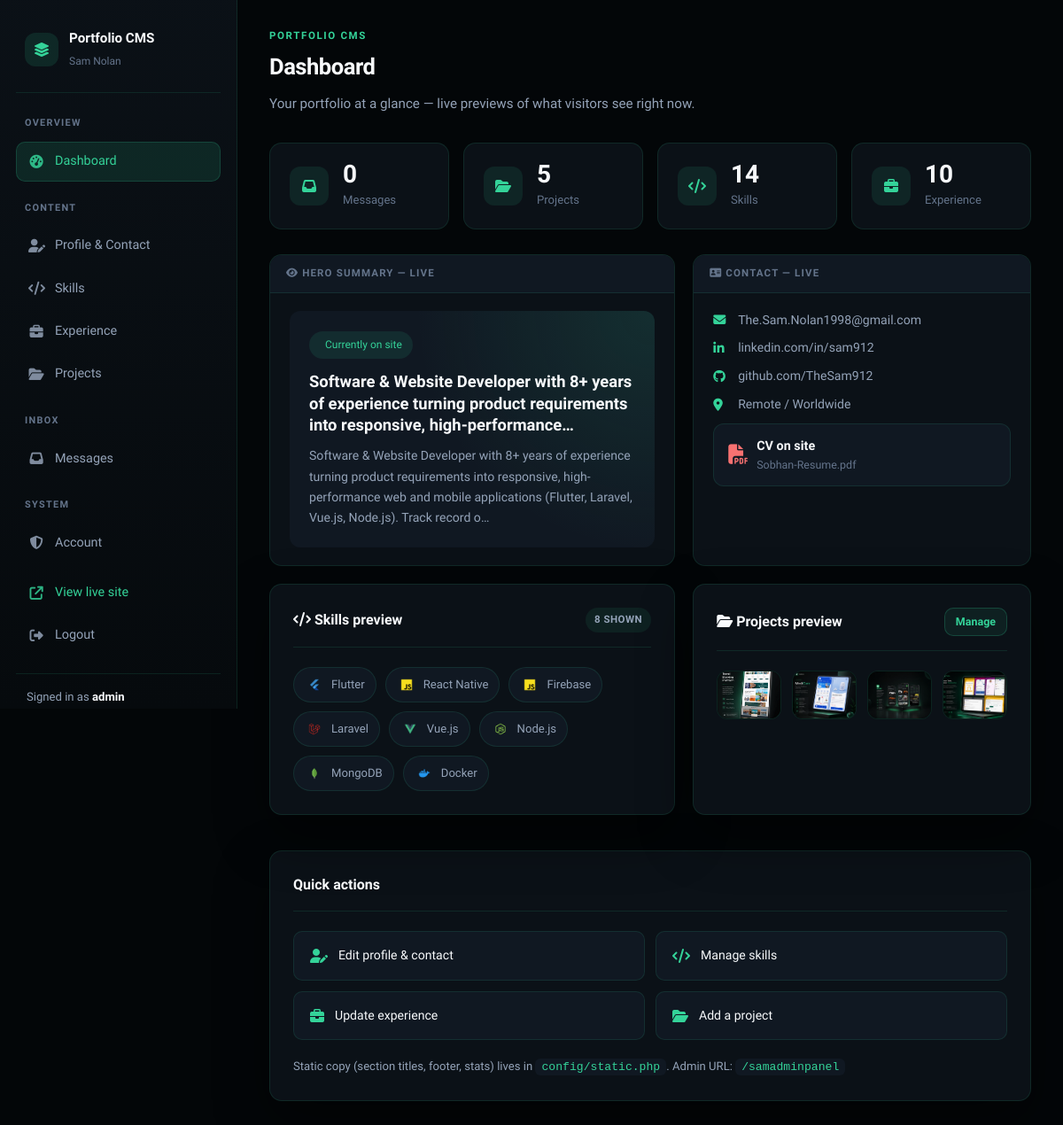
The page /admin/index.php (signed in) on the database as committed earlier.
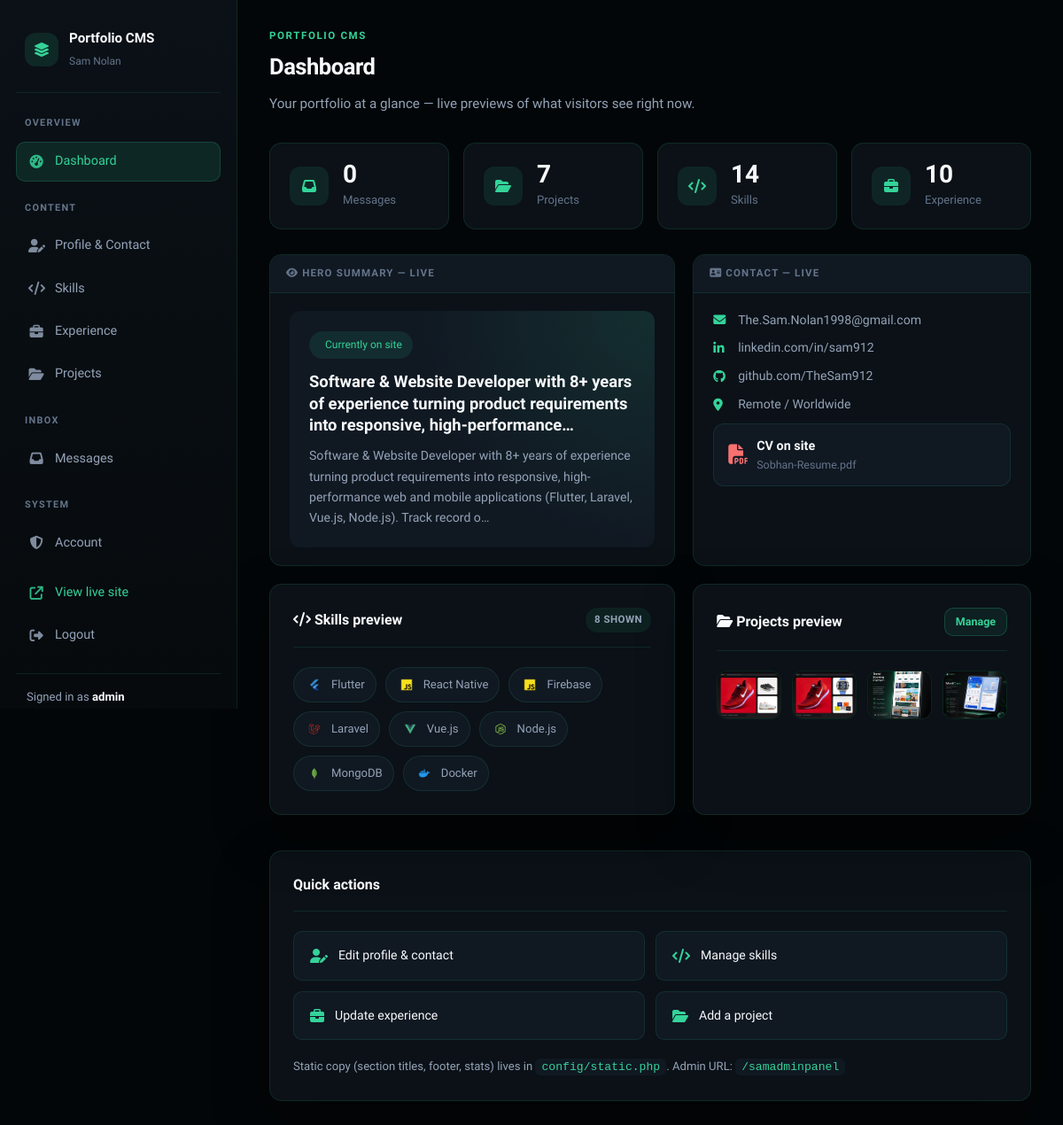
The same page on the database as committed later.
### tables this page shows
CREATE TABLE IF NOT EXISTS skills (
    id            INT UNSIGNED AUTO_INCREMENT PRIMARY KEY,
    name          VARCHAR(100)  NOT NULL,
    icon_path     VARCHAR(512)  NOT NULL,
    sort_order    INT           NOT NULL DEFAULT 0,
    is_published  TINYINT(1)    NOT NULL DEFAULT 1,
    INDEX idx_skills_published_sort (is_published, sort_order)
);

CREATE TABLE IF NOT EXISTS projects (
    id            INT UNSIGNED AUTO_INCREMENT PRIMARY KEY,
    title         VARCHAR(255)  NOT NULL,
    slug          VARCHAR(255)  NOT NULL,
    description   TEXT          NULL,
    image_path    VARCHAR(512)  NOT NULL,
    project_url   VARCHAR(512)  NULL,
    sort_order    INT           NOT NULL DEFAULT 0,
    is_published  TINYINT(1)    NOT NULL DEFAULT 1,
    created_at    TIMESTAMP     NOT NULL DEFAULT CURRENT_TIMESTAMP,
    updated_at    TIMESTAMP     NOT NULL DEFAULT CURRENT_TIMESTAMP ON UPDATE CURRENT_TIMESTAMP,
    UNIQUE KEY uniq_projects_slug (slug),
    INDEX idx_projects_published_sort (is_published, sort_order)
);

### admin/views/dashboard.php (the view, shortened to what the rows shown need)
<?php
require __DIR__ . '/partials/page-header.php';
?>
<div class="stats-row">
    <div class="stat-card">
        <div class="stat-card__icon"><i class="fa-solid fa-inbox"></i></div>
        <div>
            <strong><?= (int) $counts['messages']; ?></strong>
            <span>Messages</span>
        </div>
    </div>
    <div class="stat-card">
        <div class="stat-card__icon"><i class="fa-solid fa-folder-open"></i></div>
        <div>
            <strong><?= (int) $counts['projects']; ?></strong>
            <span>Projects</span>
        </div>
    </div>
    <div class="stat-card">
        <div class="stat-card__icon"><i class="fa-solid fa-code"></i></div>
        <div>
            <strong><?= (int) $counts['skills']; ?></strong>
            <span>Skills</span>
        </div>
    </div>
    <div class="stat-card">
        <div class="stat-card__icon"><i class="fa-solid fa-briefcase"></i></div>
        <div>
            <strong><?= (int) $counts['experiences']; ?></strong>
            <span>Experience</span>
        </div>
    </div>
</div>
<div class="preview-row">
    <div class="preview-card">
        <div class="preview-card__label"><i class="fa-solid fa-eye"></i> Hero summary — live</div>
        <div class="preview-card__body">
            <div class="preview-hero">
                <span class="pill"><i class="fa-solid fa-sparkles"></i> Currently on site</span>
                <h3><?= e(admin_excerpt($profile['short_summary'] ?? '', 120) ?: 'No short summary set yet.'); ?></h3>
                <p><?= e(admin_excerpt($profile['about_summary'] ?? '', 200) ?: 'Add your about bio in Profile & Contact.'); ?></p>
            </div>
        </div>
    </div>
    <div class="preview-card">
        <div class="preview-card__label"><i class="fa-solid fa-address-card"></i> Contact — live</div>
        <div class="preview-card__body">
            <div class="preview-contact">
                <?php if (!empty($profile['contact_email'])): ?>
                    <span><i class="fa-solid fa-envelope"></i> <?= e($profile['contact_email']); ?></span>
                <?php endif; ?>
                <?php if (!empty($profile['contact_linkedin_text'])): ?>
                    <span><i class="fa-brands fa-linkedin-in"></i> <?= e($profile['contact_linkedin_text']); ?></span>
                <?php endif; ?>
                <?php if (!empty($profile['contact_github_text'])): ?>
                    <span><i class="fa-brands fa-github"></i> <?= e($profile['contact_github_text']); ?></span>
                <?php endif; ?>
                <?php if (!empty($profile['contact_location'])): ?>
                    <span><i class="fa-solid fa-location-dot"></i> <?= e($profile['contact_location']); ?></span>
                <?php endif; ?>
                <?php if (!empty($profile['resume_file'])): ?>
                    <div class="preview-cv">
                        <i class="fa-solid fa-file-pdf"></i>
                        <div>
                            <strong>CV on site</strong>
                            <span><?= e(basename($profile['resume_file'])); ?></span>
                        </div>
                    </div>
                <?php endif; ?>
            </div>
        </div>
    </div>
</div>
<div class="preview-row">
    <div class="panel">
        <div class="panel__head">
            <h2><i class="fa-solid fa-code"></i> Skills preview</h2>
            <span class="badge badge--count"><?= count($skills); ?> shown</span>
        </div>
        <?php if ($skills): ?>
            <div class="skills-strip">
                <?php foreach ($skills as $skill): ?>
                    <span class="skill-chip">
                        <?php if (!empty($skill['icon_path'])): ?>
                            <img src="<?= e(asset_url($skill['icon_path'])); ?>" alt="">
                        <?php endif; ?>
                        <?= e($skill['name']); ?>
                    </span>
                <?php endforeach; ?>
            </div>
        <?php else: ?>
            <p class="muted">No skills yet. <a href="<?= e(admin_url('skills')); ?>">Add your first skill →</a></p>
        <?php endif; ?>
    </div>
    <div class="panel">
        <div class="panel__head">
            <h2><i class="fa-solid fa-folder-open"></i> Projects preview</h2>
            <a href="<?= e(admin_url('projects')); ?>" class="btn btn--ghost btn--sm">Manage</a>
        </div>
        <?php if ($projects): ?>
            <div class="project-strip">
                <?php foreach ($projects as $project): ?>
                    <div class="project-thumb" title="<?= e($project['title']); ?>">
                        <?php if (!empty($project['image_path'])): ?>
                            <img src="<?= e(asset_url($project['image_path'])); ?>" alt="<?= e($project['title']); ?>">
                        <?php else: ?>
                            <div class="empty-state" style="padding:20px"><i class="fa-solid fa-image"></i></div>
                        <?php endif; ?>
                    </div>
                <?php endforeach; ?>
            </div>
        <?php else: ?>
            <p class="muted">No projects yet. <a href="<?= e(admin_url('projects')); ?>">Add a project →</a></p>
        <?php endif; ?>
    </div>
</div>
<div class="panel">
    <div class="panel__head">
        <h2>Quick actions</h2>
    </div>
    <div class="quick-links">
        <a href="<?= e(admin_url('profile')); ?>" class="quick-link">
            <i class="fa-solid fa-user-pen"></i>
            <span>Edit profile & contact</span>
        </a>
        <a href="<?= e(admin_url('skills')); ?>" class="quick-link">
            <i class="fa-solid fa-code"></i>
            <span>Manage skills</span>
        </a>
        <a href="<?= e(admin_url('experiences')); ?>" class="quick-link">
            <i class="fa-solid fa-briefcase"></i>
            <span>Update experience</span>
        </a>
        <a href="<?= e(admin_url('projects')); ?>" class="quick-link">
            <i class="fa-solid fa-folder-open"></i>
            <span>Add a project</span>
        </a>
    </div>
    <p class="muted" style="margin:20px 0 0;font-size:0.82rem">
        Static copy (section titles, footer, stats) lives in <code>config/static.php</code>.
        Admin URL: <code><?= e(admin_url()); ?></code>
    </p>
</div>

### admin/views/layout.php (shortened to what the rows shown need)
<!DOCTYPE html>
<html lang="en">
<head>
    <link rel="stylesheet" href="https://cdnjs.cloudflare.com/ajax/libs/font-awesome/6.7.2/css/all.min.css">
    <link rel="stylesheet" href="/assets/css/admin.css">
</head>
<body class="<?= admin_logged_in() ? 'admin-app' : 'admin-login' ?>">
<?php if (admin_logged_in() && ($view ?? '') !== 'login'): ?>
    <aside class="sidebar">
        <div class="brand">
            <div class="brand__icon"><i class="fa-solid fa-layer-group"></i></div>
            <div class="brand__text">
                <strong>Portfolio CMS</strong>
                <span>Sam Nolan</span>
            </div>
        </div>
        <nav>
            <span class="nav-label">Overview</span>
            <a href="<?= e(admin_url()); ?>" class="<?= admin_nav_class('dashboard'); ?>">
                <i class="fa-solid fa-gauge-high"></i> Dashboard
            </a>
            <span class="nav-label">Content</span>
            <a href="<?= e(admin_url('profile')); ?>" class="<?= admin_nav_class('profile'); ?>">
                <i class="fa-solid fa-user-pen"></i> Profile & Contact
            </a>
            <a href="<?= e(admin_url('skills')); ?>" class="<?= admin_nav_class('skills'); ?>">
                <i class="fa-solid fa-code"></i> Skills
            </a>
            <a href="<?= e(admin_url('experiences')); ?>" class="<?= admin_nav_class('experiences'); ?>">
                <i class="fa-solid fa-briefcase"></i> Experience
            </a>
            <a href="<?= e(admin_url('projects')); ?>" class="<?= admin_nav_class('projects'); ?>">
                <i class="fa-solid fa-folder-open"></i> Projects
            </a>
            <span class="nav-label">Inbox</span>
            <a href="<?= e(admin_url('messages')); ?>" class="<?= admin_nav_class('messages'); ?>">
                <i class="fa-solid fa-inbox"></i> Messages
            </a>
            <span class="nav-label">System</span>
            <a href="<?= e(admin_url('account')); ?>" class="<?= admin_nav_class('account'); ?>">
                <i class="fa-solid fa-shield-halved"></i> Account
            </a>
            <a href="/" target="_blank" rel="noopener" class="nav-external">
                <i class="fa-solid fa-arrow-up-right-from-square"></i> View live site
            </a>
            <a href="<?= e(admin_url('logout')); ?>">
                <i class="fa-solid fa-right-from-bracket"></i> Logout
            </a>
        </nav>
        <div class="sidebar-footer">
            <p class="admin-user">Signed in as <strong><?= e($user['username'] ?? 'admin'); ?></strong></p>
        </div>
    </aside>
    <main class="content">
        <?php require __DIR__ . '/' . $view . '.php'; ?>
    </main>
<?php else: ?>
    <?php require __DIR__ . '/' . ($view ?? 'login') . '.php'; ?>
<?php endif; ?>
</body>
</html>

Rows that differ between the two databases and show on the page:
changed projects (number 1 of 4 on the later page): image_path: a different picture
changed projects (number 2 of 4 on the later page): image_path: a different picture
changed projects (number 3 of 4 on the later page): image_path: a different picture
changed projects (number 4 of 4 on the later page): image_path: a different picture
Other text that changed with them:
$counts['projects']: "5" → "7"
